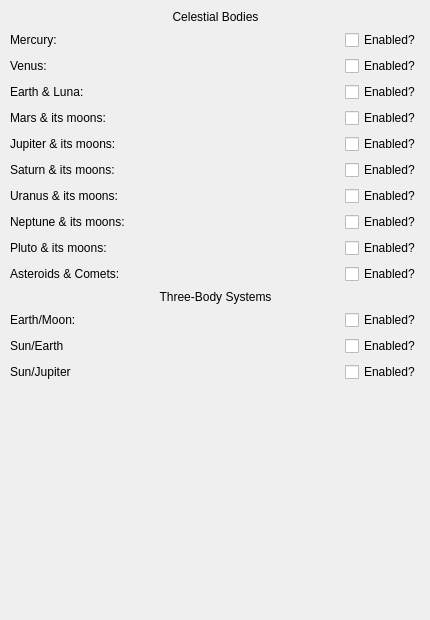
   <widget class="QWidget" name="simTabSystems">
    <attribute name="title">
     <string>Systems</string>
    </attribute>
    <widget class="QWidget" name="verticalLayoutWidget_4">
     <property name="geometry">
      <rect>
       <x>10</x>
       <y>10</y>
       <width>411</width>
       <height>601</height>
      </rect>
     </property>
     <layout class="QVBoxLayout" name="verticalLayout_4">
      <item>
       <widget class="QLabel" name="label_8">
        <property name="text">
         <string>Celestial Bodies</string>
        </property>
        <property name="alignment">
         <set>Qt::AlignCenter</set>
        </property>
       </widget>
      </item>
      <item>
       <layout class="QHBoxLayout" name="horizontalLayout_34">
        <item>
         <widget class="QLabel" name="label_31">
          <property name="text">
           <string>Mercury:</string>
          </property>
         </widget>
        </item>
        <item>
         <spacer name="horizontalSpacer_34">
          <property name="orientation">
           <enum>Qt::Horizontal</enum>
          </property>
          <property name="sizeHint" stdset="0">
           <size>
            <width>40</width>
            <height>20</height>
           </size>
          </property>
         </spacer>
        </item>
        <item>
         <widget class="QCheckBox" name="simMercuryEn">
          <property name="text">
           <string>Enabled?</string>
          </property>
         </widget>
        </item>
       </layout>
      </item>
      <item>
       <layout class="QHBoxLayout" name="horizontalLayout_30">
        <item>
         <widget class="QLabel" name="label_27">
          <property name="text">
           <string>Venus:</string>
          </property>
         </widget>
        </item>
        <item>
         <spacer name="horizontalSpacer_30">
          <property name="orientation">
           <enum>Qt::Horizontal</enum>
          </property>
          <property name="sizeHint" stdset="0">
           <size>
            <width>40</width>
            <height>20</height>
           </size>
          </property>
         </spacer>
        </item>
        <item>
         <widget class="QCheckBox" name="simVenusEn">
          <property name="text">
           <string>Enabled?</string>
          </property>
         </widget>
        </item>
       </layout>
      </item>
      <item>
       <layout class="QHBoxLayout" name="horizontalLayout_31">
        <item>
         <widget class="QLabel" name="label_28">
          <property name="text">
           <string>Earth &amp; Luna:</string>
          </property>
         </widget>
        </item>
        <item>
         <spacer name="horizontalSpacer_31">
          <property name="orientation">
           <enum>Qt::Horizontal</enum>
          </property>
          <property name="sizeHint" stdset="0">
           <size>
            <width>40</width>
            <height>20</height>
           </size>
          </property>
         </spacer>
        </item>
        <item>
         <widget class="QCheckBox" name="simEarthEn">
          <property name="text">
           <string>Enabled?</string>
          </property>
         </widget>
        </item>
       </layout>
      </item>
      <item>
       <layout class="QHBoxLayout" name="horizontalLayout_32">
        <item>
         <widget class="QLabel" name="label_29">
          <property name="text">
           <string>Mars &amp; its moons:</string>
          </property>
         </widget>
        </item>
        <item>
         <spacer name="horizontalSpacer_32">
          <property name="orientation">
           <enum>Qt::Horizontal</enum>
          </property>
          <property name="sizeHint" stdset="0">
           <size>
            <width>40</width>
            <height>20</height>
           </size>
          </property>
         </spacer>
        </item>
        <item>
         <widget class="QCheckBox" name="simMarsEn">
          <property name="text">
           <string>Enabled?</string>
          </property>
         </widget>
        </item>
       </layout>
      </item>
      <item>
       <layout class="QHBoxLayout" name="horizontalLayout_33">
        <item>
         <widget class="QLabel" name="label_30">
          <property name="text">
           <string>Jupiter &amp; its moons:</string>
          </property>
         </widget>
        </item>
        <item>
         <spacer name="horizontalSpacer_33">
          <property name="orientation">
           <enum>Qt::Horizontal</enum>
          </property>
          <property name="sizeHint" stdset="0">
           <size>
            <width>40</width>
            <height>20</height>
           </size>
          </property>
         </spacer>
        </item>
        <item>
         <widget class="QCheckBox" name="simJupiterEn">
          <property name="text">
           <string>Enabled?</string>
          </property>
         </widget>
        </item>
       </layout>
      </item>
      <item>
       <layout class="QHBoxLayout" name="horizontalLayout_35">
        <item>
         <widget class="QLabel" name="label_32">
          <property name="text">
           <string>Saturn &amp; its moons:</string>
          </property>
         </widget>
        </item>
        <item>
         <spacer name="horizontalSpacer_35">
          <property name="orientation">
           <enum>Qt::Horizontal</enum>
          </property>
          <property name="sizeHint" stdset="0">
           <size>
            <width>40</width>
            <height>20</height>
           </size>
          </property>
         </spacer>
        </item>
        <item>
         <widget class="QCheckBox" name="simSaturnEn">
          <property name="text">
           <string>Enabled?</string>
          </property>
         </widget>
        </item>
       </layout>
      </item>
      <item>
       <layout class="QHBoxLayout" name="horizontalLayout_39">
        <item>
         <widget class="QLabel" name="label_36">
          <property name="text">
           <string>Uranus &amp; its moons:</string>
          </property>
         </widget>
        </item>
        <item>
         <spacer name="horizontalSpacer_39">
          <property name="orientation">
           <enum>Qt::Horizontal</enum>
          </property>
          <property name="sizeHint" stdset="0">
           <size>
            <width>40</width>
            <height>20</height>
           </size>
          </property>
         </spacer>
        </item>
        <item>
         <widget class="QCheckBox" name="simUranusEn">
          <property name="text">
           <string>Enabled?</string>
          </property>
         </widget>
        </item>
       </layout>
      </item>
      <item>
       <layout class="QHBoxLayout" name="horizontalLayout_36">
        <item>
         <widget class="QLabel" name="label_33">
          <property name="text">
           <string>Neptune &amp; its moons:</string>
          </property>
         </widget>
        </item>
        <item>
         <spacer name="horizontalSpacer_36">
          <property name="orientation">
           <enum>Qt::Horizontal</enum>
          </property>
          <property name="sizeHint" stdset="0">
           <size>
            <width>40</width>
            <height>20</height>
           </size>
          </property>
         </spacer>
        </item>
        <item>
         <widget class="QCheckBox" name="simNeptuneEn">
          <property name="text">
           <string>Enabled?</string>
          </property>
         </widget>
        </item>
       </layout>
      </item>
      <item>
       <layout class="QHBoxLayout" name="horizontalLayout_38">
        <item>
         <widget class="QLabel" name="label_35">
          <property name="text">
           <string>Pluto &amp; its moons:</string>
          </property>
         </widget>
        </item>
        <item>
         <spacer name="horizontalSpacer_38">
          <property name="orientation">
           <enum>Qt::Horizontal</enum>
          </property>
          <property name="sizeHint" stdset="0">
           <size>
            <width>40</width>
            <height>20</height>
           </size>
          </property>
         </spacer>
        </item>
        <item>
         <widget class="QCheckBox" name="simPlutoEn">
          <property name="text">
           <string>Enabled?</string>
          </property>
         </widget>
        </item>
       </layout>
      </item>
      <item>
       <layout class="QHBoxLayout" name="horizontalLayout_37">
        <item>
         <widget class="QLabel" name="label_34">
          <property name="text">
           <string>Asteroids &amp; Comets:</string>
          </property>
         </widget>
        </item>
        <item>
         <spacer name="horizontalSpacer_37">
          <property name="orientation">
           <enum>Qt::Horizontal</enum>
          </property>
          <property name="sizeHint" stdset="0">
           <size>
            <width>40</width>
            <height>20</height>
           </size>
          </property>
         </spacer>
        </item>
        <item>
         <widget class="QCheckBox" name="simAsteroidsEn">
          <property name="text">
           <string>Enabled?</string>
          </property>
         </widget>
        </item>
       </layout>
      </item>
      <item>
       <widget class="QLabel" name="label_4">
        <property name="layoutDirection">
         <enum>Qt::LeftToRight</enum>
        </property>
        <property name="text">
         <string>Three-Body Systems</string>
        </property>
        <property name="alignment">
         <set>Qt::AlignCenter</set>
        </property>
       </widget>
      </item>
      <item>
       <layout class="QHBoxLayout" name="horizontalLayout_41">
        <item>
         <widget class="QLabel" name="label_38">
          <property name="text">
           <string>Earth/Moon:</string>
          </property>
         </widget>
        </item>
        <item>
         <spacer name="horizontalSpacer_41">
          <property name="orientation">
           <enum>Qt::Horizontal</enum>
          </property>
          <property name="sizeHint" stdset="0">
           <size>
            <width>40</width>
            <height>20</height>
           </size>
          </property>
         </spacer>
        </item>
        <item>
         <widget class="QCheckBox" name="simEarthMoonEn">
          <property name="text">
           <string>Enabled?</string>
          </property>
         </widget>
        </item>
       </layout>
      </item>
      <item>
       <layout class="QHBoxLayout" name="horizontalLayout_42">
        <item>
         <widget class="QLabel" name="label_39">
          <property name="text">
           <string>Sun/Earth</string>
          </property>
         </widget>
        </item>
        <item>
         <spacer name="horizontalSpacer_42">
          <property name="orientation">
           <enum>Qt::Horizontal</enum>
          </property>
          <property name="sizeHint" stdset="0">
           <size>
            <width>40</width>
            <height>20</height>
           </size>
          </property>
         </spacer>
        </item>
        <item>
         <widget class="QCheckBox" name="simSunEarthEn">
          <property name="text">
           <string>Enabled?</string>
          </property>
         </widget>
        </item>
       </layout>
      </item>
      <item>
       <layout class="QHBoxLayout" name="horizontalLayout_43">
        <item>
         <widget class="QLabel" name="label_40">
          <property name="text">
           <string>Sun/Jupiter</string>
          </property>
         </widget>
        </item>
        <item>
         <spacer name="horizontalSpacer_43">
          <property name="orientation">
           <enum>Qt::Horizontal</enum>
          </property>
          <property name="sizeHint" stdset="0">
           <size>
            <width>40</width>
            <height>20</height>
           </size>
          </property>
         </spacer>
        </item>
        <item>
         <widget class="QCheckBox" name="simSunJupiterEn">
          <property name="text">
           <string>Enabled?</string>
          </property>
         </widget>
        </item>
       </layout>
      </item>
      <item>
       <spacer name="verticalSpacer_2">
        <property name="orientation">
         <enum>Qt::Vertical</enum>
        </property>
        <property name="sizeHint" stdset="0">
         <size>
          <width>20</width>
          <height>40</height>
         </size>
        </property>
       </spacer>
      </item>
     </layout>
    </widget>
   </widget>
